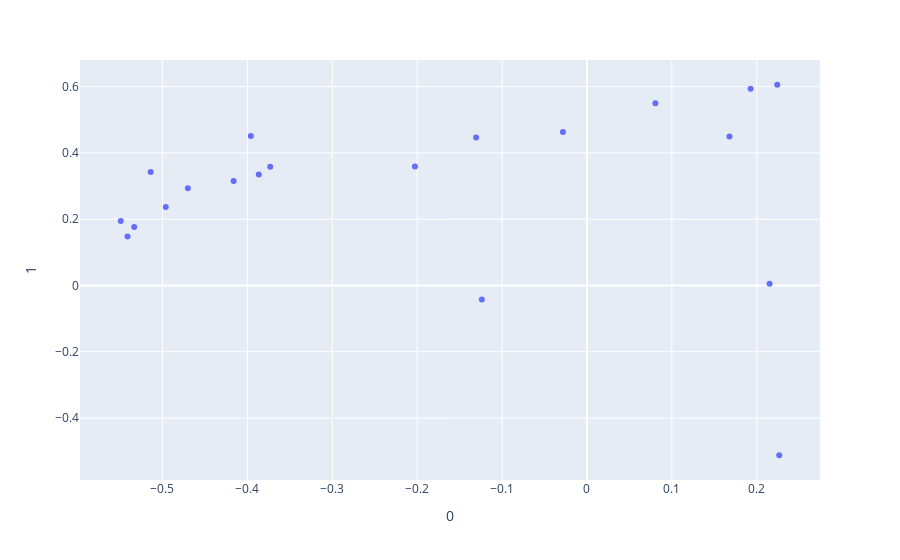

Notebook code cell kept with this figure:
### Code cell
px.scatter(DCM_PHI, 0, 1)

### Figure 1 — Plotly figure (JSON) as saved in the notebook; plotly's stock layout.template omitted (floating-point values rounded to 4 significant figures)
{"data": [{"hovertemplate": "0=%{x}<br>1=%{y}<extra></extra>", "legendgroup": "", "marker": {"color": "#636efa", "symbol": "circle"}, "mode": "markers", "name": "", "orientation": "v", "showlegend": false, "type": "scatter", "x": [0.2151, -0.4701, -0.3959, 0.2264, -0.5412, -0.5139, 0.08056, -0.4162, -0.3865, -0.1239, -0.5491, -0.4961, -0.02835, -0.5333, -0.1306, 0.2241, 0.1927, 0.1678, -0.3731, -0.2026], "xaxis": "x", "y": [0.005509, 0.2935, 0.451, -0.5123, 0.148, 0.3425, 0.5497, 0.3149, 0.3349, -0.04256, 0.1945, 0.237, 0.463, 0.1766, 0.4467, 0.6057, 0.5934, 0.4493, 0.358, 0.3593], "yaxis": "y"}], "layout": {"legend": {"tracegroupgap": 0}, "margin": {"t": 60}, "xaxis": {"anchor": "y", "domain": [0, 1], "title": {"text": "0"}}, "yaxis": {"anchor": "x", "domain": [0, 1], "title": {"text": "1"}}}}
